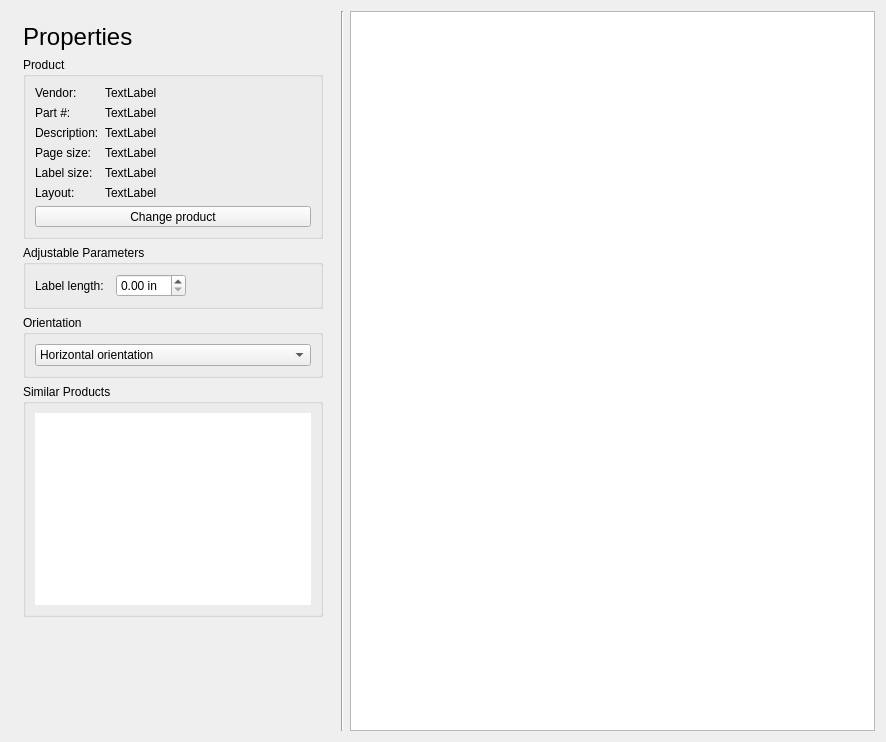
<?xml version="1.0" encoding="UTF-8"?>
<ui version="4.0">
 <class>PropertiesView</class>
 <widget class="QWidget" name="PropertiesView">
  <property name="geometry">
   <rect>
    <x>0</x>
    <y>0</y>
    <width>886</width>
    <height>742</height>
   </rect>
  </property>
  <property name="sizePolicy">
   <sizepolicy hsizetype="Expanding" vsizetype="Expanding">
    <horstretch>0</horstretch>
    <verstretch>0</verstretch>
   </sizepolicy>
  </property>
  <property name="maximumSize">
   <size>
    <width>16777215</width>
    <height>16777215</height>
   </size>
  </property>
  <property name="windowTitle">
   <string notr="true">Form</string>
  </property>
  <layout class="QGridLayout" name="gridLayout_5" columnstretch="0,0,0,0,1">
   <item row="0" column="4">
    <layout class="QHBoxLayout" name="horizontalLayout">
     <item>
      <widget class="glabels::SimplePreview" name="preview">
       <property name="sizePolicy">
        <sizepolicy hsizetype="Expanding" vsizetype="Preferred">
         <horstretch>0</horstretch>
         <verstretch>0</verstretch>
        </sizepolicy>
       </property>
      </widget>
     </item>
    </layout>
   </item>
   <item row="0" column="0">
    <layout class="QVBoxLayout" name="verticalLayout">
     <property name="leftMargin">
      <number>12</number>
     </property>
     <property name="topMargin">
      <number>12</number>
     </property>
     <property name="rightMargin">
      <number>12</number>
     </property>
     <property name="bottomMargin">
      <number>12</number>
     </property>
     <item>
      <widget class="QLabel" name="titleLabel">
       <property name="text">
        <string notr="true">&lt;span style=&quot; font-size:18pt;&quot;&gt;Properties&lt;/span&gt;</string>
       </property>
      </widget>
     </item>
     <item>
      <widget class="QGroupBox" name="productGroupBox">
       <property name="sizePolicy">
        <sizepolicy hsizetype="Minimum" vsizetype="Preferred">
         <horstretch>0</horstretch>
         <verstretch>0</verstretch>
        </sizepolicy>
       </property>
       <property name="minimumSize">
        <size>
         <width>300</width>
         <height>0</height>
        </size>
       </property>
       <property name="title">
        <string>Product</string>
       </property>
       <layout class="QGridLayout" name="gridLayout">
        <item row="0" column="0">
         <layout class="QFormLayout" name="formLayout">
          <item row="0" column="0">
           <widget class="QLabel" name="label">
            <property name="sizePolicy">
             <sizepolicy hsizetype="Minimum" vsizetype="Preferred">
              <horstretch>0</horstretch>
              <verstretch>0</verstretch>
             </sizepolicy>
            </property>
            <property name="text">
             <string>Vendor:</string>
            </property>
           </widget>
          </item>
          <item row="0" column="1">
           <widget class="QLabel" name="vendorLabel">
            <property name="sizePolicy">
             <sizepolicy hsizetype="Preferred" vsizetype="Preferred">
              <horstretch>0</horstretch>
              <verstretch>0</verstretch>
             </sizepolicy>
            </property>
            <property name="text">
             <string>TextLabel</string>
            </property>
           </widget>
          </item>
          <item row="1" column="0">
           <widget class="QLabel" name="label_3">
            <property name="sizePolicy">
             <sizepolicy hsizetype="Minimum" vsizetype="Preferred">
              <horstretch>0</horstretch>
              <verstretch>0</verstretch>
             </sizepolicy>
            </property>
            <property name="text">
             <string>Part #:</string>
            </property>
           </widget>
          </item>
          <item row="1" column="1">
           <widget class="QLabel" name="partLabel">
            <property name="sizePolicy">
             <sizepolicy hsizetype="Preferred" vsizetype="Preferred">
              <horstretch>0</horstretch>
              <verstretch>0</verstretch>
             </sizepolicy>
            </property>
            <property name="text">
             <string>TextLabel</string>
            </property>
           </widget>
          </item>
          <item row="2" column="0">
           <widget class="QLabel" name="label_5">
            <property name="sizePolicy">
             <sizepolicy hsizetype="Minimum" vsizetype="Preferred">
              <horstretch>0</horstretch>
              <verstretch>0</verstretch>
             </sizepolicy>
            </property>
            <property name="text">
             <string>Description:</string>
            </property>
           </widget>
          </item>
          <item row="2" column="1">
           <widget class="QLabel" name="descriptionLabel">
            <property name="sizePolicy">
             <sizepolicy hsizetype="Preferred" vsizetype="Preferred">
              <horstretch>0</horstretch>
              <verstretch>0</verstretch>
             </sizepolicy>
            </property>
            <property name="text">
             <string>TextLabel</string>
            </property>
           </widget>
          </item>
          <item row="3" column="0">
           <widget class="QLabel" name="label_7">
            <property name="sizePolicy">
             <sizepolicy hsizetype="Minimum" vsizetype="Preferred">
              <horstretch>0</horstretch>
              <verstretch>0</verstretch>
             </sizepolicy>
            </property>
            <property name="text">
             <string>Page size:</string>
            </property>
           </widget>
          </item>
          <item row="3" column="1">
           <widget class="QLabel" name="pageSizeLabel">
            <property name="sizePolicy">
             <sizepolicy hsizetype="Preferred" vsizetype="Preferred">
              <horstretch>0</horstretch>
              <verstretch>0</verstretch>
             </sizepolicy>
            </property>
            <property name="text">
             <string>TextLabel</string>
            </property>
           </widget>
          </item>
          <item row="4" column="0">
           <widget class="QLabel" name="label_9">
            <property name="sizePolicy">
             <sizepolicy hsizetype="Minimum" vsizetype="Preferred">
              <horstretch>0</horstretch>
              <verstretch>0</verstretch>
             </sizepolicy>
            </property>
            <property name="text">
             <string>Label size:</string>
            </property>
           </widget>
          </item>
          <item row="4" column="1">
           <widget class="QLabel" name="labelSizeLabel">
            <property name="sizePolicy">
             <sizepolicy hsizetype="Preferred" vsizetype="Preferred">
              <horstretch>0</horstretch>
              <verstretch>0</verstretch>
             </sizepolicy>
            </property>
            <property name="text">
             <string>TextLabel</string>
            </property>
           </widget>
          </item>
          <item row="5" column="0">
           <widget class="QLabel" name="label_11">
            <property name="sizePolicy">
             <sizepolicy hsizetype="Minimum" vsizetype="Preferred">
              <horstretch>0</horstretch>
              <verstretch>0</verstretch>
             </sizepolicy>
            </property>
            <property name="text">
             <string>Layout:</string>
            </property>
           </widget>
          </item>
          <item row="5" column="1">
           <widget class="QLabel" name="layoutLabel">
            <property name="sizePolicy">
             <sizepolicy hsizetype="Preferred" vsizetype="Preferred">
              <horstretch>0</horstretch>
              <verstretch>0</verstretch>
             </sizepolicy>
            </property>
            <property name="text">
             <string>TextLabel</string>
            </property>
           </widget>
          </item>
         </layout>
        </item>
        <item row="1" column="0">
         <widget class="QToolButton" name="changeProductButton">
          <property name="sizePolicy">
           <sizepolicy hsizetype="Expanding" vsizetype="Fixed">
            <horstretch>0</horstretch>
            <verstretch>0</verstretch>
           </sizepolicy>
          </property>
          <property name="toolTip">
           <string>Select another product for this gLabels Plus project.</string>
          </property>
          <property name="text">
           <string>Change product</string>
          </property>
          <property name="icon">
           <iconset theme="glabels-select-product">
            <normaloff>.</normaloff>.</iconset>
          </property>
          <property name="iconSize">
           <size>
            <width>32</width>
            <height>32</height>
           </size>
          </property>
          <property name="toolButtonStyle">
           <enum>Qt::ToolButtonTextBesideIcon</enum>
          </property>
         </widget>
        </item>
       </layout>
      </widget>
     </item>
     <item>
      <widget class="QGroupBox" name="parametersGroupBox">
       <property name="title">
        <string>Adjustable Parameters</string>
       </property>
       <layout class="QGridLayout" name="gridLayout_2">
        <property name="horizontalSpacing">
         <number>12</number>
        </property>
        <item row="0" column="1">
         <widget class="QDoubleSpinBox" name="lengthSpin">
          <property name="accelerated">
           <bool>false</bool>
          </property>
          <property name="prefix">
           <string notr="true"/>
          </property>
          <property name="suffix">
           <string notr="true"> in</string>
          </property>
         </widget>
        </item>
        <item row="0" column="0">
         <widget class="QLabel" name="label_2">
          <property name="text">
           <string>Label length:</string>
          </property>
         </widget>
        </item>
        <item row="0" column="2">
         <spacer name="horizontalSpacer">
          <property name="orientation">
           <enum>Qt::Horizontal</enum>
          </property>
          <property name="sizeHint" stdset="0">
           <size>
            <width>10</width>
            <height>20</height>
           </size>
          </property>
         </spacer>
        </item>
       </layout>
      </widget>
     </item>
     <item>
      <widget class="QGroupBox" name="orientationGroupBox">
       <property name="sizePolicy">
        <sizepolicy hsizetype="Minimum" vsizetype="Preferred">
         <horstretch>0</horstretch>
         <verstretch>0</verstretch>
        </sizepolicy>
       </property>
       <property name="title">
        <string>Orientation</string>
       </property>
       <layout class="QGridLayout" name="gridLayout_3">
        <item row="0" column="0">
         <layout class="QVBoxLayout" name="verticalLayout_2">
          <item>
           <widget class="QComboBox" name="orientationCombo">
            <property name="sizePolicy">
             <sizepolicy hsizetype="Minimum" vsizetype="Fixed">
              <horstretch>0</horstretch>
              <verstretch>0</verstretch>
             </sizepolicy>
            </property>
            <property name="toolTip">
             <string>Select horizontal or vertical orientation.</string>
            </property>
            <property name="iconSize">
             <size>
              <width>32</width>
              <height>32</height>
             </size>
            </property>
            <item>
             <property name="text">
              <string>Horizontal orientation</string>
             </property>
             <property name="icon">
              <iconset theme="glabels-label-orientation-horiz">
               <normaloff>.</normaloff>.</iconset>
             </property>
            </item>
            <item>
             <property name="text">
              <string>Vertical orientation</string>
             </property>
             <property name="icon">
              <iconset theme="glabels-label-orientation-vert">
               <normaloff>.</normaloff>.</iconset>
             </property>
            </item>
           </widget>
          </item>
         </layout>
        </item>
       </layout>
      </widget>
     </item>
     <item>
      <widget class="QGroupBox" name="similarProductsGroupBox">
       <property name="sizePolicy">
        <sizepolicy hsizetype="Minimum" vsizetype="Expanding">
         <horstretch>0</horstretch>
         <verstretch>0</verstretch>
        </sizepolicy>
       </property>
       <property name="title">
        <string>Similar Products</string>
       </property>
       <layout class="QGridLayout" name="gridLayout_4">
        <item row="0" column="0">
         <widget class="QTextBrowser" name="similarBrowser">
          <property name="sizePolicy">
           <sizepolicy hsizetype="Minimum" vsizetype="Expanding">
            <horstretch>0</horstretch>
            <verstretch>0</verstretch>
           </sizepolicy>
          </property>
          <property name="autoFillBackground">
           <bool>false</bool>
          </property>
          <property name="frameShape">
           <enum>QFrame::NoFrame</enum>
          </property>
          <property name="horizontalScrollBarPolicy">
           <enum>Qt::ScrollBarAlwaysOff</enum>
          </property>
         </widget>
        </item>
       </layout>
      </widget>
     </item>
     <item>
      <widget class="QWidget" name="similarProductsNullBox" native="true">
       <property name="sizePolicy">
        <sizepolicy hsizetype="Minimum" vsizetype="Expanding">
         <horstretch>0</horstretch>
         <verstretch>0</verstretch>
        </sizepolicy>
       </property>
      </widget>
     </item>
    </layout>
   </item>
   <item row="0" column="1">
    <widget class="Line" name="line">
     <property name="orientation">
      <enum>Qt::Vertical</enum>
     </property>
    </widget>
   </item>
  </layout>
 </widget>
 <customwidgets>
  <customwidget>
   <class>glabels::SimplePreview</class>
   <extends>QGraphicsView</extends>
   <header>SimplePreview.hpp</header>
  </customwidget>
 </customwidgets>
 <tabstops>
  <tabstop>lengthSpin</tabstop>
  <tabstop>orientationCombo</tabstop>
  <tabstop>similarBrowser</tabstop>
  <tabstop>preview</tabstop>
 </tabstops>
 <resources>
  <include location="../icons.qrc"/>
 </resources>
 <connections>
  <connection>
   <sender>orientationCombo</sender>
   <signal>activated(int)</signal>
   <receiver>PropertiesView</receiver>
   <slot>onOrientationActivated()</slot>
   <hints>
    <hint type="sourcelabel">
     <x>307</x>
     <y>441</y>
    </hint>
    <hint type="destinationlabel">
     <x>802</x>
     <y>300</y>
    </hint>
   </hints>
  </connection>
  <connection>
   <sender>lengthSpin</sender>
   <signal>valueChanged(double)</signal>
   <receiver>PropertiesView</receiver>
   <slot>onLengthSpinChanged()</slot>
   <hints>
    <hint type="sourcelabel">
     <x>212</x>
     <y>348</y>
    </hint>
    <hint type="destinationlabel">
     <x>801</x>
     <y>376</y>
    </hint>
   </hints>
  </connection>
  <connection>
   <sender>changeProductButton</sender>
   <signal>clicked()</signal>
   <receiver>PropertiesView</receiver>
   <slot>onChangeProductButtonClicked()</slot>
   <hints>
    <hint type="sourcelabel">
     <x>57</x>
     <y>256</y>
    </hint>
    <hint type="destinationlabel">
     <x>3</x>
     <y>257</y>
    </hint>
   </hints>
  </connection>
 </connections>
 <slots>
  <slot>onChangeProductButtonClicked()</slot>
  <slot>onOrientationActivated()</slot>
  <slot>onLengthSpinChanged()</slot>
 </slots>
</ui>
